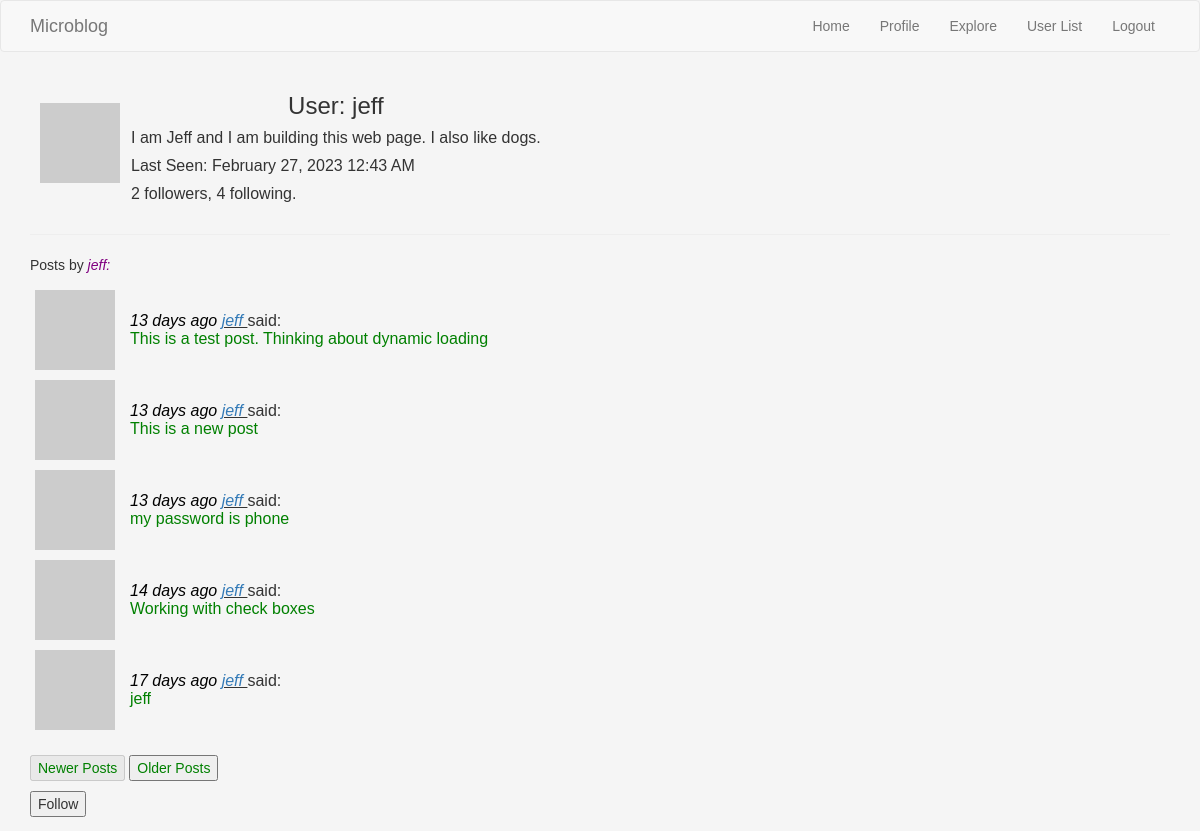
Screenshot of /user/jeff (signed in) with the database file from the repository.
### webapp/models.py (models this page shows, shortened)
class User(UserMixin, db.Model):
    id = db.Column(db.Integer, primary_key=True)
    username = db.Column(db.String(64), index=True, unique=True)
    email = db.Column(db.String(120), index=True, unique=True)
    password_hash = db.Column(db.String(128))
    posts = db.relationship('Post', backref='author', lazy='dynamic')
    about_me = db.Column(db.String(140))
    last_seen = db.Column(db.DateTime, default=datetime.utcnow)
    followed = db.relationship(
        'User', secondary=followers,
        primaryjoin=(followers.c.follower_id == id),
        secondaryjoin=(followers.c.followed_id == id),
        backref=db.backref('followers', lazy='dynamic'), lazy='dynamic')
    def is_following(self, user):
        return self.followed.filter(
            followers.c.followed_id == user.id).count() > 0
    def user_posts(self):
        own_posts = Post.query.filter_by(user_id=self.id)
        return own_posts.order_by(Post.timestamp.desc())
    def __repr__(self):
        return '<User {}>'.format(self.username)
    def avatar(self, size):
        digest = md5(self.email.lower().encode('utf-8')).hexdigest()
        return 'https://www.gravatar.com/avatar/{}?d=identicon&s={}'.format(digest, size)

class Post(db.Model):
    id = db.Column(db.Integer, primary_key=True)
    body = db.Column(db.String(140))
    timestamp = db.Column(db.DateTime, index=True, default=datetime.utcnow)
    user_id = db.Column(db.Integer, db.ForeignKey('user.id'))

### webapp/routes.py (the view)
@webapp.route('/user/<username>')
@login_required
def user(username):
    user = User.query.filter_by(username=username).first_or_404()
    page, others, max_pages, posts = get_page_list(user=user,
                                                   others="no",
                                                   page=1)
    form = EmptyForm()
    return render_template('user.html',
                           user=user,
                           posts=posts,
                           page=page,
                           max_pages=max_pages,
                           form=form)

### webapp/forms.py
class EmptyForm(FlaskForm):
    submit = SubmitField('Submit')

### webapp/models.py (called while the page is built)
@login.user_loader
def load_user(id):
    return User.query.get(int(id))

### webapp/routes.py (called while the page is built)
@webapp.before_request
def before_request():
    if current_user.is_authenticated:
        current_user.last_seen = datetime.utcnow()
        db.session.commit()

### webapp/templates/user.html (shortened to what this page needs)
{% extends "base.html" %}
{% block app_content %}
    <table>
        <tr class="userprofile">
            <td class="aboutme avatar"><img src="{{ user.avatar(128) }}" alt="User Avatar"></td>
            <td class="aboutme">
                <h3 class="aboutme">User: {{ user.username }}</h3>
                {% if user.about_me %}<p><span class="aboutme">{{ user.about_me }}</span></p>{% endif %}
                {% if user.last_seen %} <p>Last Seen: {{ moment(user.last_seen).format('LLL') }}</p>{% endif %}
            <p>{{  user.followers.count() }} followers, {{ user.followed.count() }} following.</p></td>
       </tr>
    </table>
    <hr>
    <p>Posts by <span class="blogname"> {{ user.username }}:</span></p>
    {% include '_post_table.html' %}
    <br>
    {% include '_new_old_buttons.html' %}
    {% if user == current_user %}
        <p><a href="{{ url_for('edit_profile') }}">Edit your profile</a></p>
    {% elif not current_user.is_following(user) %}
        <p>
            <form action="{{ url_for('follow', username=user.username) }}" method="post">
                {{ form.submit(value='Follow') }}
            </form>
        </p>
    {% endif %}
{% endblock %}

### webapp/templates/_post.html
<tr class="blog">
    <td class="blog"><img src="{{ post.author.avatar(36) }}" alt="Avatar"></td>
    <td class="blog">
            <span class="timestamp">{{ moment(post.timestamp).fromNow() }}</span>
        {% if current_user.username != post.author.username %}
            <span class="blog_name_ref"><a href="{{  url_for('user', username=post.author.username) }}"> {{ post.author.username }} </a></span>
        {% else %}
            <span class="blogname">{{ post.author.username }}</span>
        {% endif %}
        said:
        <br><span class="blogpost"> {{  post.body }}</span></td>
</tr>

### webapp/static/css/mystyle.css (style rules this page uses)
body { background-color: whitesmoke; font-family: Verdana, Arial, Helvetica, sans-serif; }
.blog { vertical-align:center }
.blogname { color: purple; font-style: italic; }
.blog_name_ref { font-style: italic; text-decoration: underline; }
tr.blog { border: inherit; }
td.blog { padding: 5px; padding-right: 10px; }
.blogpost { color:green; }
.userprofile { text-align: center; vertical-align: center; }
.aboutme { text-align: left; }
h3.aboutme { text-align: center; }
td.avatar { vertical-align: center; }
td.aboutme { padding: 10px; padding-bottom: 1px; padding-top: 1px; padding-right: 1px; }
.timestamp { color: black; font-style: italic; }

### rows the page displays
User: username "jeff", about_me "I am Jeff and I am building this web page. I also like dogs.", last_seen "February 27, 2023 12:43 AM"
Post: timestamp "13 days ago", author.username "jeff", body "This is a test post. Thinking about dynamic loading"
Post: timestamp "13 days ago", author.username "jeff", body "This is a new post"
Post: timestamp "13 days ago", author.username "jeff", body "my password is phone"
Post: timestamp "14 days ago", author.username "jeff", body "Working with check boxes"
Post: timestamp "17 days ago", author.username "jeff", body "jeff"

### other values shown
{{ user.followers.count() }} "2"
{{ user.followed.count() }} "4"
